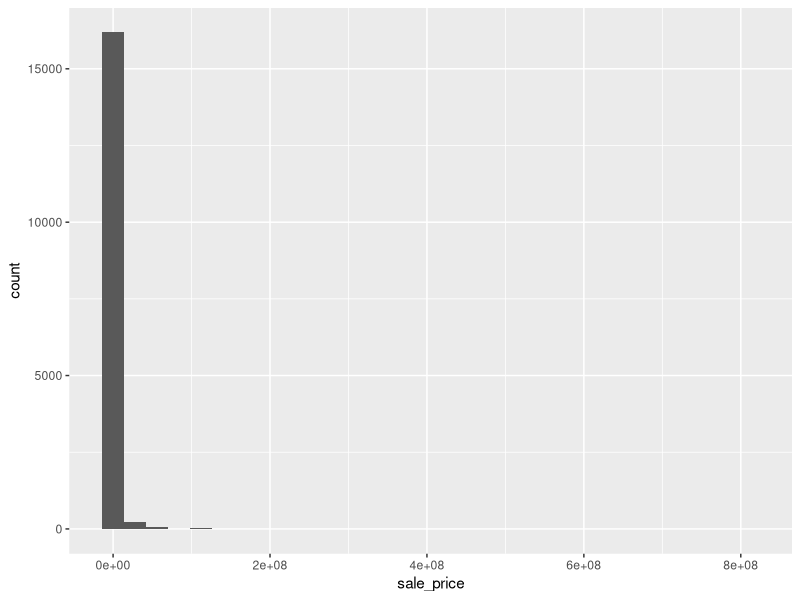
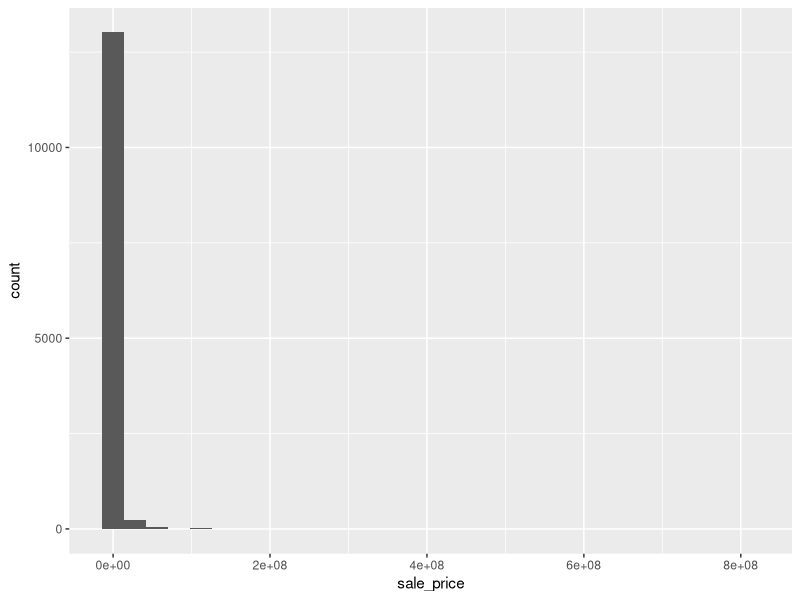
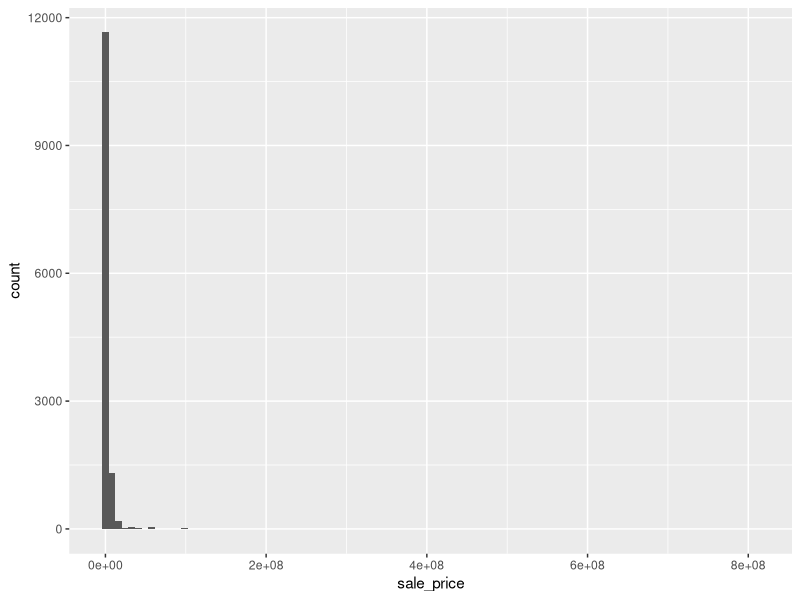
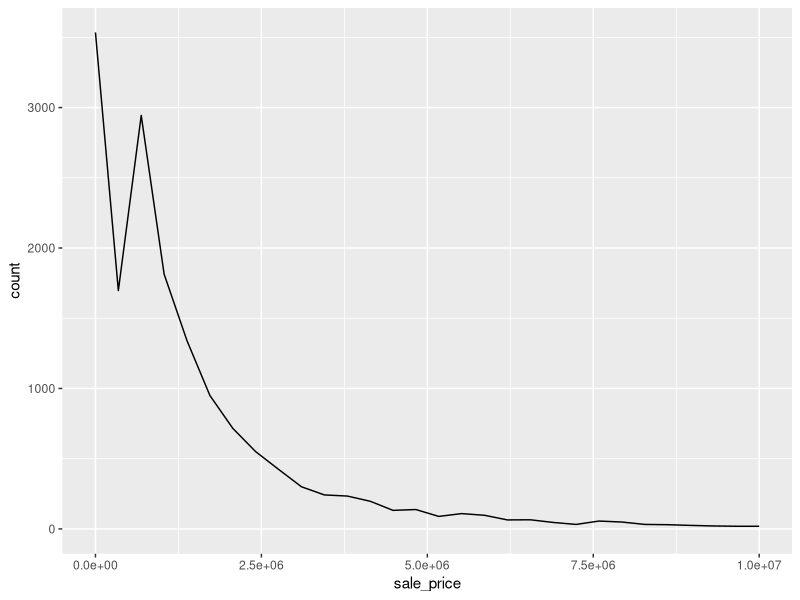
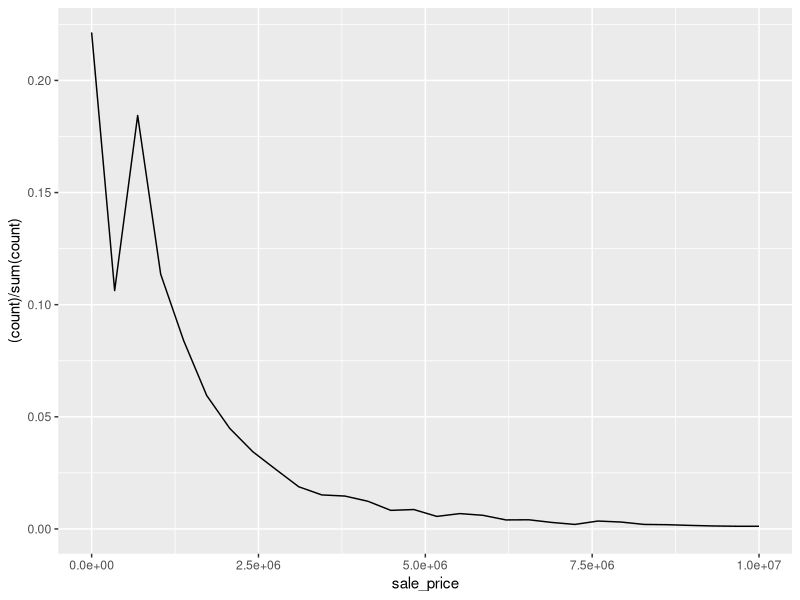
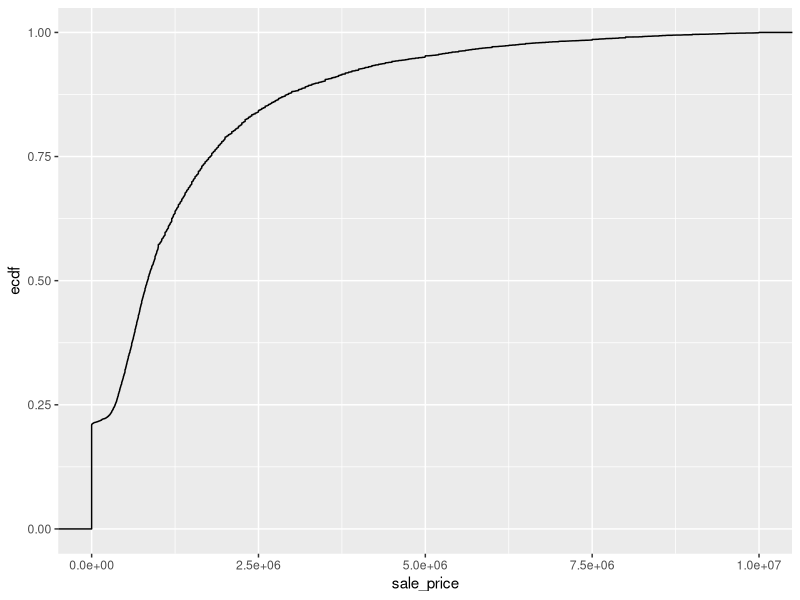
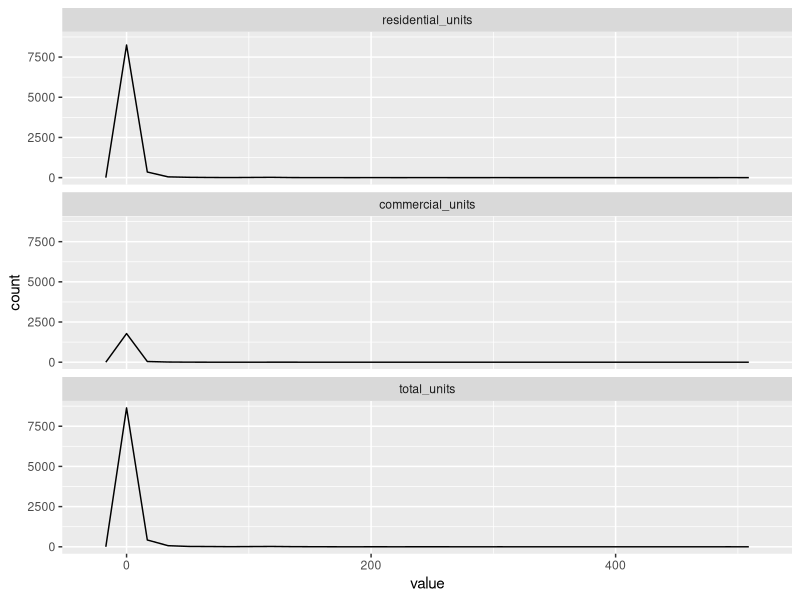
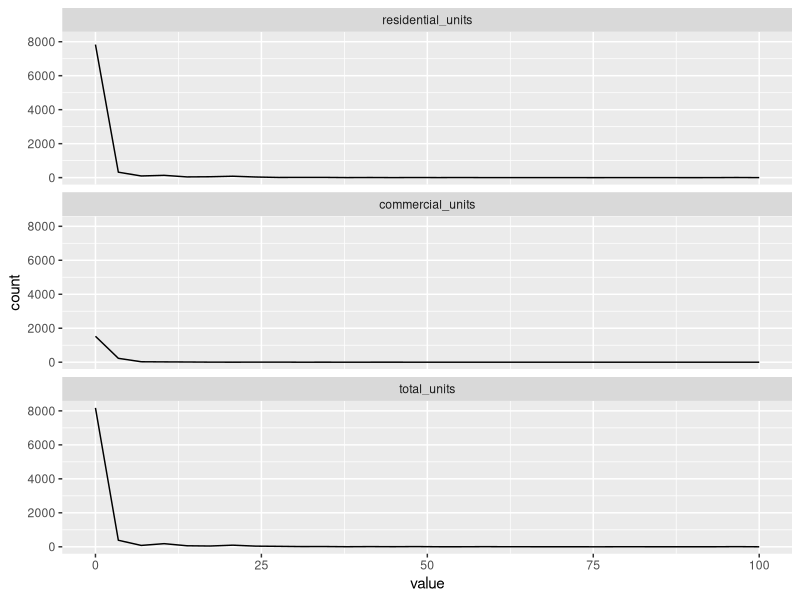

The R script that drew these images, in order:
library(data.table)
library(magrittr)
library(readxl)
library(ggplot2)

# Import the data

# manhattan <- fread("week2/data/rollingsales_manhattan_cleaned.xlsx")
# manhattan <- read.csv("week2/data/rollingsales_manhattan.xlsx", skip = 4) %>% data.table()
manhattan <- read_excel("week2/data/rollingsales_manhattan.xlsx", skip = 4) %>% data.table()

names(manhattan)
names(manhattan) <- gsub(" ", "_", names(manhattan)) %>% tolower()


# Are the columns in the right format?

str(manhattan)

# Example to show what if a column is not in right format
manhattan[, sale_date_str := as.character(sale_date)]
manhattan[, sale_date_str := as.POSIXct(sale_date)]
manhattan[, sale_date_str := NULL]


# Check basic distribution of features! Do they make sense?

summary(manhattan)

manhattan[, .N, neighborhood]
manhattan[, .N, building_class_category]
manhattan[, .N, tax_class_at_present]
manhattan[, .N, block]

manhattan[, lapply(.SD, uniqueN)]

manhattan[, lapply(.SD, function(x) sum(is.na(x)))]

manhattan[, easement := NULL]

manhattan[, .N, keyby = total_units]


# Visualize features

ggplot(manhattan, aes(x = sale_price)) + geom_histogram()

manhattan[, .N, sale_price == 0]

# Sale price
ggplot(manhattan[sale_price > 0], aes(x = sale_price)) + geom_histogram()
ggplot(manhattan[sale_price > 0], aes(x = sale_price)) + geom_histogram(bins = 100)

ggplot(manhattan, aes(x = sale_price)) +
    geom_freqpoly() +
    xlim(c(0, 10^7))

ggplot(manhattan, aes(x = sale_price)) +
    geom_freqpoly(aes(y = (..count..)/sum(..count..))) +
    xlim(c(0, 10^7))

ggplot(manhattan, aes(x = sale_price)) +
    stat_ecdf() +
    xlim(c(0, 10^7))

# Total unit, residential unit, commercial unit
manhattan[commercial_units + residential_units != total_units]

melt(manhattan, measure.vars = c("residential_units", "commercial_units", "total_units")) %>%
    ggplot(aes(x = value)) +
    geom_freqpoly() +
    facet_wrap(~variable, ncol = 1)

melt(manhattan, measure.vars = c("residential_units", "commercial_units", "total_units")) %>%
    ggplot(aes(x = value)) +
    geom_freqpoly() +
    xlim(c(0, 100)) +
    facet_wrap(~variable, ncol = 1)

# Year built
ggplot(manhattan, aes(year_built)) + geom_histogram()

# Sale date
ggplot(manhattan, aes(year_built)) + geom_histogram()


# Which features would be useful for predictin sale price?

ggplot(manhattan, aes(x = as.factor(month(sale_date)), y = sale_price)) +
    geom_boxplot() +
    ylim(c(0, 10^7))

ggplot(manhattan, aes(x = sale_price, y = gross_square_feet)) +
    geom_point()

ggplot(manhattan, aes(x = sale_price, y = gross_square_feet)) +
    geom_point() +
    xlim(c(10^4, 10^9))

ggplot(manhattan, aes(x = sale_price, y = gross_square_feet)) +
    geom_point()
    scale_x_log10()

ggplot(manhattan, aes(x = sale_price, y = (land_square_feet))) +
    geom_point() +
    scale_x_log10()

manhattan[, .(avg_sale_price = mean(sale_price), n = .N), tax_class_at_present] %>%
    ggplot(aes(x = tax_class_at_present, y = avg_sale_price)) +
    geom_col() +
    geom_text(aes(label = paste0("Num obs:\n", n), vjust = -0.5))

